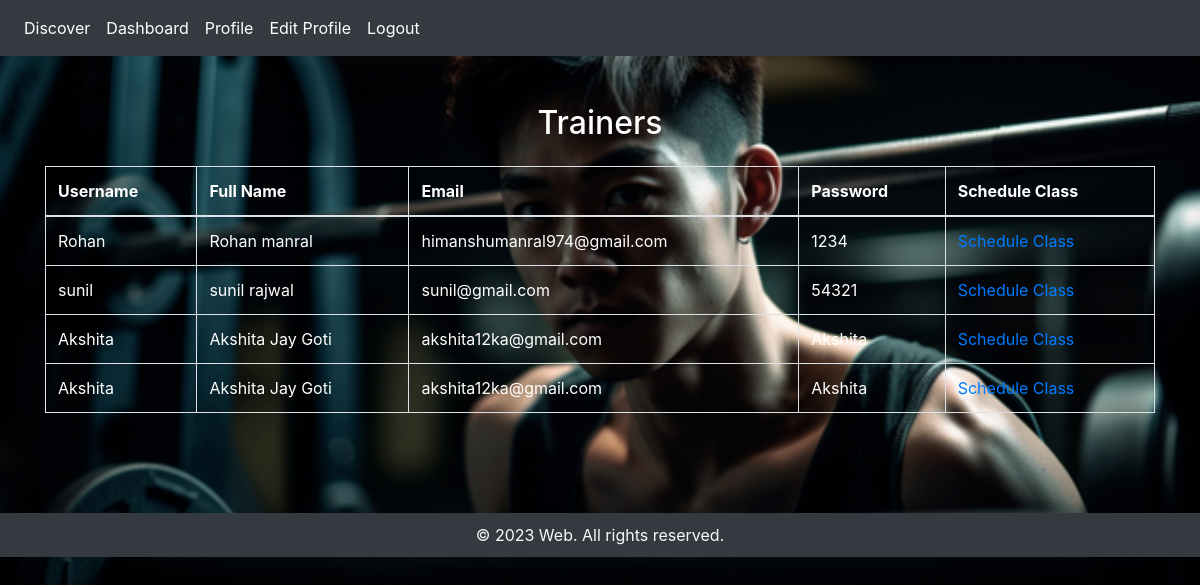
The page /view_staff on the database its author committed.
### tables this page shows
CREATE TABLE login (
  id INTEGER PRIMARY KEY AUTOINCREMENT,
  username NOT NULL,
  email TEXT NOT NULL,
  Full_name NoT NULL,
  password TEXT NOT NULL,
  Access text not null
, Payment text);

### app.py (the view)
@app.route("/view_staff")
def view_staff():
    conn=connect_db()
    cursor=conn.cursor()
    acc='trainer'
    cursor.execute("SELECT username,Full_name,email,password FROM login WHERE Access=?",(acc,))
    results=cursor.fetchall()
    df = pd.DataFrame(results, columns=['username','Full_name','email','password'])
    us_name=df['username'].tolist()
    f_name=df['Full_name'].tolist()
    email=df['email'].tolist()
    passw=df['password'].tolist()
    return render_template("view_staff.html",us_name=us_name,f_name=f_name,email=email,passw=passw,admin=True)

### app.py (called while the page is built)
def connect_db():
    conn = sqlite3.connect('Database.db', check_same_thread=False)
    return conn

### templates/view_staff.html (shortened to what this page needs)
{%if admin%}
{% extends "admin.html" %}
{%elif trainer%}
{%extends "trainer.html"%}
{%elif member%}
{%extends "member.html"%}
{%else%}
{%extends "home.html"%}
{%endif%}
{% block body %}
<div class="container mt-5">
    {%if mem%}
    <h2 class="text-center">Members</h2>
    {%else%}
    <h2 class="text-center" style="color:white;">Trainers</h2>
    {%endif%}
    <table class="table table-bordered mt-4">
        <thead class="thead-bi-lightbulb">
            <tr>
                <th style="color:white;">Username</th>
                <th style="color:white;">Full Name</th>
                <th style="color:white;">Email</th>
                <th style="color:white;">Password</th>
                <th style="color:white;">Schedule Class</th>
            </tr>
        </thead>
        <tbody>
            {% for i in range(us_name|length) %}
            <tr>
                <td style="color:white;">{{us_name[i] }}</td>
                <td style="color:white;">{{f_name[i]}}</td>
                <td style="color:white;">{{email[i] }}</td>
                <td style="color:white;">{{passw[i] }}</td>
                <td style="color:white;"><a href="/add_trainer_shedule">Schedule Class</a></td>
            </tr>
            {% endfor %}
        </tbody>
    </table>
</div>
{% endblock body %}

### templates/admin.html (shortened to what this page needs)
<!DOCTYPE html>
<html>
<head>
    <link rel="stylesheet" href="https://stackpath.bootstrapcdn.com/bootstrap/4.3.1/css/bootstrap.min.css">
    <link href="https://cdn.jsdelivr.net/npm/bootstrap-icons@1.5.0/font/bootstrap-icons.css" rel="stylesheet">
    <link rel="stylesheet" href="https://cdnjs.cloudflare.com/ajax/libs/font-awesome/5.15.3/css/all.min.css" />
    <link rel="stylesheet" type="text/css" href="static/style/style.css">
</head>
<body>
    <header>
        <nav class="navbar navbar-expand-lg navbar-dark bg-dark">
          <div class="collapse navbar-collapse justify-content-between" id="navbarNav">
            <ul class="navbar-nav">
              <li class="nav-item">
                <a class="nav-link text-white" href="/discover">Discover</a>
              </li>
              <li class="nav-item">
                <a class="nav-link text-white" href="/admin">Dashboard</a>
              </li>
              <li class="nav-item">
                <a class="nav-link text-white" href="/profile">Profile</a>
              </li>
              <li class="nav-item">
                <a class="nav-link text-white" href="/edit_profile">Edit Profile</a>
              </li>
              <li class="nav-item">
                <a class="nav-link text-white" href="/">Logout</a>
              </li>
            </ul>
            </div>
        </nav>
    </header>
    {% block body %}{% endblock body %}
    <footer class="bg-dark text-light" style="margin-top:100px;">
        <div class="container">
            <p class="mb-0">&copy; 2023 Web. All rights reserved.</p>
        </div>
    </footer>
</body>
</html>

### static/style/style.css (style rules this page uses)
footer { margin-top: 20px; background-color: #333; color: white; text-align: center; padding: 10px; }

### templates/admin.html (style rules this page uses)
body { background-image: url('static/images/admin_dash.png'); background-size: cover; background-position: center; }

### rows shown on the page
login: username "Rohan", Full_name "Rohan manral", email "himanshumanral974@gmail.com", password "1234"
login: username "sunil", Full_name "sunil rajwal", email "sunil@gmail.com", password "54321"
login: username "Akshita", Full_name "Akshita Jay Goti", email "akshita12ka@gmail.com", password "Akshita"
login: username "Akshita", Full_name "Akshita Jay Goti", email "akshita12ka@gmail.com", password "Akshita"
